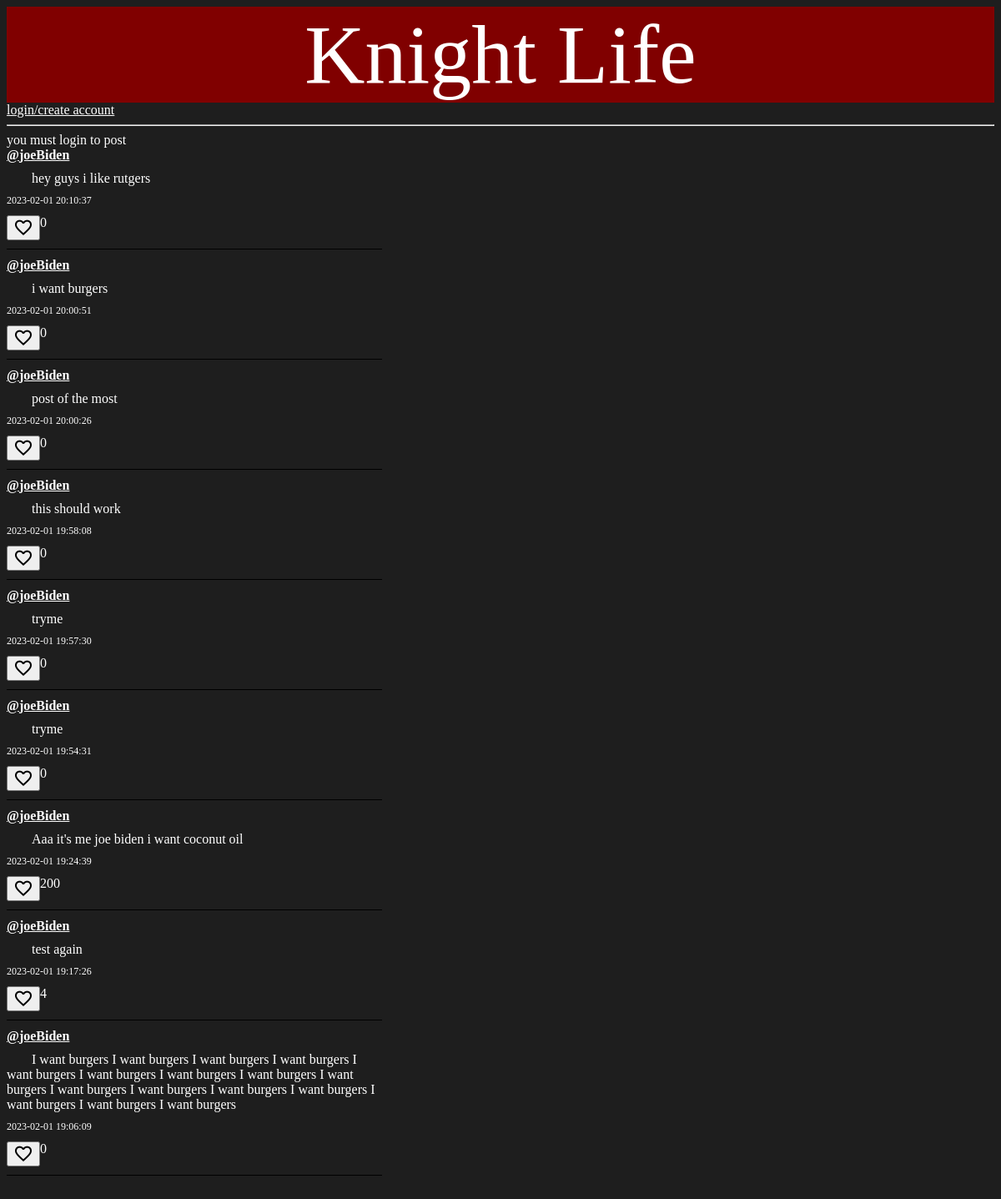
The page / on the database its author committed.
### tables this page shows
CREATE TABLE `posts` (
  `postID` int(11) NOT NULL,
  `userID` int(11) NOT NULL,
  `postContent` text NOT NULL,
  `postTime` timestamp NOT NULL DEFAULT CURRENT_TIMESTAMP ON UPDATE CURRENT_TIMESTAMP,
  `likes` int(11) NOT NULL,
  `replyID` int(11) NOT NULL
);

CREATE TABLE `users` (
  `userID` int(11) NOT NULL,
  `username` text NOT NULL,
  `password` text NOT NULL,
  `email` text NOT NULL
);

### sql.php (called while the page is built, shortened)
<?php
function getUser($id){
	global $con, $result;
	$sql = "SELECT * FROM `users` where userID=".$id.";";
	$result = mysqli_query($con, $sql);
	return $result;
}
function getUserNamebyId($id){
	$result = getUser($id);
	while ($row = mysqli_fetch_assoc($result)){
		return $row['username'];
	}
	return "user not found";
}
function getPosts(){
	global $con, $result;
	$sql = "SELECT * FROM `posts` ORDER BY `posts`.`postTime` DESC ;";
	$result = mysqli_query($con, $sql);
	return $result;
}
?>

### index.php (the view, shortened to what this page needs)
<?php
	include "sql.php";
?>
<head>
	<link href="//db.onlinewebfonts.com/c/0d568bbc9833f436d4f82654a8bfd823?family=ITC+Giovanni" rel="stylesheet" type="text/css"/>
<div class="title">
Knight Life
</div>
</head>
<body>
<?php
if($_SESSION["login"]>-1)echo '<a href="byebye.php">logout</a>';
else echo '<a href="frontdoor.php">login/create account</a>';
?>
<hr>
<?php
if($_SESSION["login"]>-1){
	echo '
		<div class="tweetbox">
			<form action="post.php" method="get">
				<div class="tweetbox__input">
					<textarea class=textarea id="post" name="post" type="text" placeholder="What would you like to say?" rows="4" cols="50"></textarea>
					<br>
					<input type="submit" value="Post">
				</div>
			</form>
		</div>
		';
}
else echo "you must login to post <br>";
	$result = getPosts();
	$rows = mysqli_fetch_all($result, MYSQLI_ASSOC);
	foreach ($rows as $row) {
		$name = getUserNamebyId($row['userID']);
		print '<div class="posts">';
		print '<div class="post__body">';
		print '<div class="post__header">';
		echo '<div class="post__user"><a href="userpage.php?id='.$row['userID'].'">@'.$name.'</a></div>';
		print '<div class="post__content">
		' .$row['postContent'].'
		</div>';
		print '<div class="postTime">' .$row['postTime'].'</div>';
		print '<div class="post__Footer">
					<button class="material-symbols-outlined"> &#xE87D;
					</button>
					'.$row['likes'].'
				</div>';
		print '<div class="post__line"></div>';
	}
?>

### index.php (style rules this page uses)
.posts { color:white; display: flex; align-items: flex-start; padding-bottom: 10px; }
.post__body { width: 450px; object-fit: contain; border-radius: 20px; }
.post__Footer { display: flex; margin-top: 10px; margin-bottom: 10px; }
.post__user { font-weight: bold; font-size: 16px; margin-bottom: 5px; }
.post__content { text-indent: 30px; margin-top: 10px; margin-bottom: 10px; font-size: 16px; word-wrap: break-word; }
.postTime { font-size: 12px; }
.post__line { margin-top:10px; margin-bottom:10px; border-bottom: 1px solid black; }
a { color: white }
::placeholder { color:darkgrey; }
.title { text-align:center; font-size:100; color:white; background-color:maroon; }

### rows shown on the page
posts: userID.username "joeBiden", postContent "hey guys i like rutgers", postTime "2023-02-01 20:10:37", likes "0"
posts: userID.username "joeBiden", postContent "i want burgers", postTime "2023-02-01 20:00:51", likes "0"
posts: userID.username "joeBiden", postContent "post of the most", postTime "2023-02-01 20:00:26", likes "0"
posts: userID.username "joeBiden", postContent "this should work", postTime "2023-02-01 19:58:08", likes "0"
posts: userID.username "joeBiden", postContent "tryme", postTime "2023-02-01 19:57:30", likes "0"
posts: userID.username "joeBiden", postContent "tryme", postTime "2023-02-01 19:54:31", likes "0"
posts: userID.username "joeBiden", postContent "Aaa it's me joe biden i want coconut oil", postTime "2023-02-01 19:24:39", likes "200"
posts: userID.username "joeBiden", postContent "test again", postTime "2023-02-01 19:17:26", likes "4"
posts: userID.username "joeBiden", postContent "I want burgers I want burgers I want burgers I want burgers I want burgers I want burgers I want burgers I want burgers I want burgers I want burgers I want burgers I want burgers I want burgers I want burgers I want burgers I want burgers", postTime "2023-02-01 19:06:09", likes "0"
